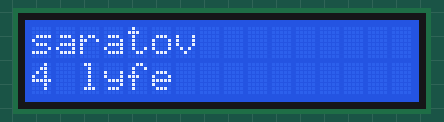
Recording of a sketch running on a simulated Arduino Uno, built with avr-gcc and run on an emulated ATmega328P. Shown: 16×2 character LCD.

Above: at 0.22 s.
At 1.13 s:
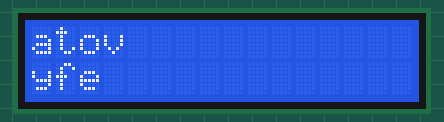
At 2.2 s:
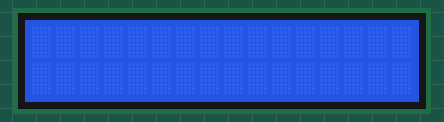
At 7.75 s:
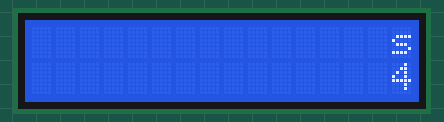
At 10.15 s:
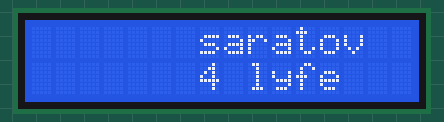
At 12.86 s:
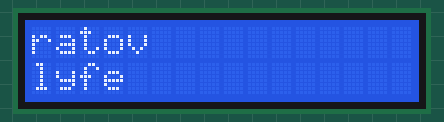

The sketch:

sosok18.ino
```cpp
#include <LiquidCrystal_I2C.h>

LiquidCrystal_I2C lcd(0x27, 16, 2);

void setup() {
  // put your setup code here, to run once:
  lcd.init();
  lcd.backlight();
  lcd.setCursor(0, 0);
  lcd.print("saratov");
  lcd.setCursor(0, 1);
  lcd.print("4 lyfe");
}

void loop() {
  // put your main code here, to run repeatedly:
  delay(300);
  lcd.scrollDisplayLeft(); //бегущая строка влево
}
```

Measured:
- by itself, everything shown: repeats every 12.0 s, in 23 steps
- what the display in image 2 shows lasts 5.4 s, from 2.2 s to 7.6 s
